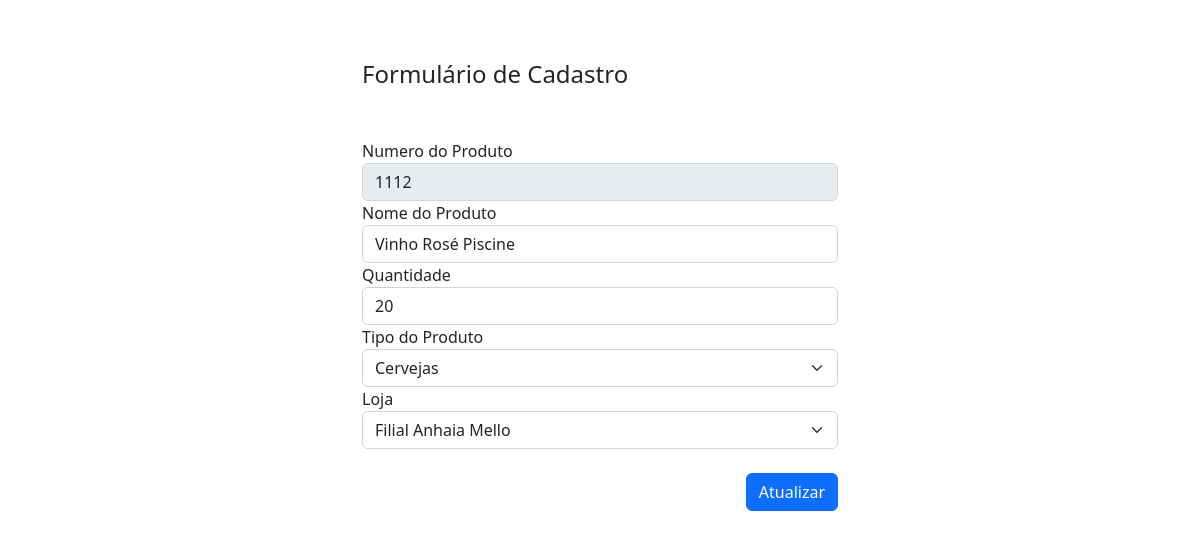
Screenshot of /view/editar_produto.php?id=29 with the database file from the repository.
### tables this page shows
CREATE TABLE `estoque` (
  `id_estoque` int(11) NOT NULL,
  `nrproduto` int(11) NOT NULL,
  `nomeproduto` varchar(100) NOT NULL,
  `categoria` varchar(100) NOT NULL,
  `quantidade` int(11) NOT NULL,
  `fornecedor` varchar(100) NOT NULL
);

### View/editar_produto.php (the view, shortened to what this page needs)
<?php
include '../conexao.php';
$id = $_GET['id'];
?>
<!DOCTYPE html>
<head>
    <link href="https://cdn.jsdelivr.net/npm/bootstrap@5.2.0-beta1/dist/css/bootstrap.min.css" rel="stylesheet">
    <link rel="stylesheet" type="text/css" href="../css/style.css" media="screen" />
</head>
<body>
    <div class="container" id="t_container">
        <h4> Formulário de Cadastro</h4>
        <form action="../model/atualizar_produto.php" method="post" id="mg_form">
            <?php
            $sql ="SELECT * FROM `estoque` WHERE id_estoque = $id";
            $busca = mysqli_query($conexao,$sql);
            while ($array = mysqli_fetch_array($busca)) {
                $nrproduto = $array['nrproduto'];
                $nomeproduto = $array['nomeproduto'];
                $quantidade = $array['quantidade'];
            ?>
            <div class="form-group">
                <label>Numero do Produto</label>
                <input type="number" class="form-control" name="nrproduto" value="<?php echo $nrproduto ?>" disabled>
            </div>
            <div class="form-group">
                <label>Nome do Produto</label>
                <input type="text" class="form-control" name="nomeproduto" value="<?php echo $nomeproduto ?>">
            </div>
            <div class="form-group">
                <label>Quantidade</label>
                <input type="number" class="form-control" name="quantidade" value="<?php echo $quantidade ?>">
            </div>
            <div class="form-group">
                <label>Tipo do Produto</label>
                <select class="form-select" name="categoria">
                    <?php
                    include '../conexao.php';
                    $sql = "SELECT * FROM categoria order by nome_categoria ASC";
                    $buscar = mysqli_query($conexao,$sql);
                    while ($array = mysqli_fetch_array($buscar)) {
                        $nome_categoria = $array['nome_categoria'];
                    ?>
                    <option><?php echo $nome_categoria ?></option>
                    <?php } ?>
                </select>
            </div>
            <div class="form-group">
                <label>Loja</label>
                <select class="form-select" name="fornecedor" required>
                <?php
                    include '../conexao.php';
                    $sql2 = "SELECT * FROM fornecedor order by nome_forn ASC";
                    $buscar2 = mysqli_query($conexao,$sql2);
                    while ($array2 = mysqli_fetch_array($buscar2)) {
                        $nome_fornecedor = $array2['nome_forn'];
                    ?>
                    <option><?php echo $nome_fornecedor ?></option>
                    <?php } ?>
                </select>
            </div>
            <br/>
            <div id="botton_rt">
                <button type="submit" class="btn btn-primary">Atualizar</button>
            </div>
         <?php } ?>
        </form>
    </div>
</body>
</html>

### css/style.css (style rules this page uses)
#t_container { width: 500px; margin: auto; margin-top: 60px }
#botton_rt { text-align: right; }
#mg_form { margin-top: 50px; }

### rows the page displays
estoque: nrproduto "1112", nomeproduto "Vinho Rosé Piscine", quantidade "20"

### other values shown
form field categoria "Cervejas"
form field fornecedor "Filial Anhaia Mello"
